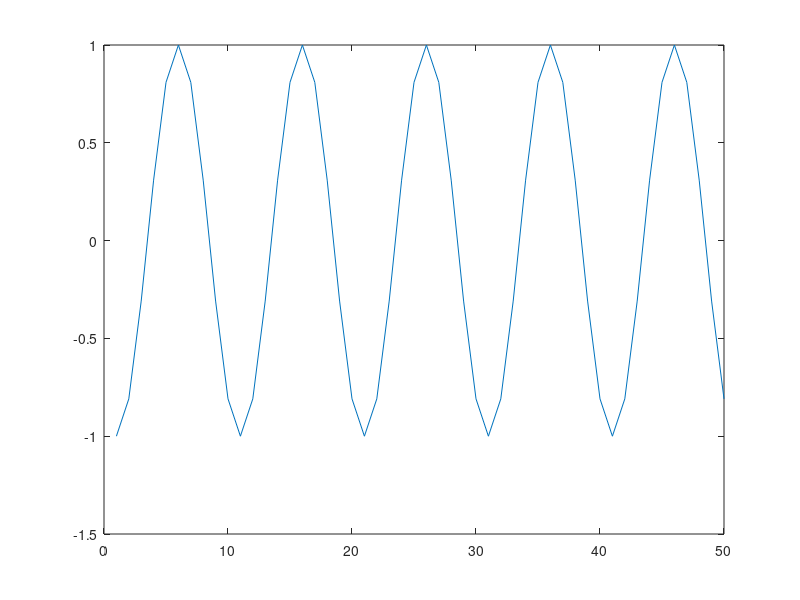
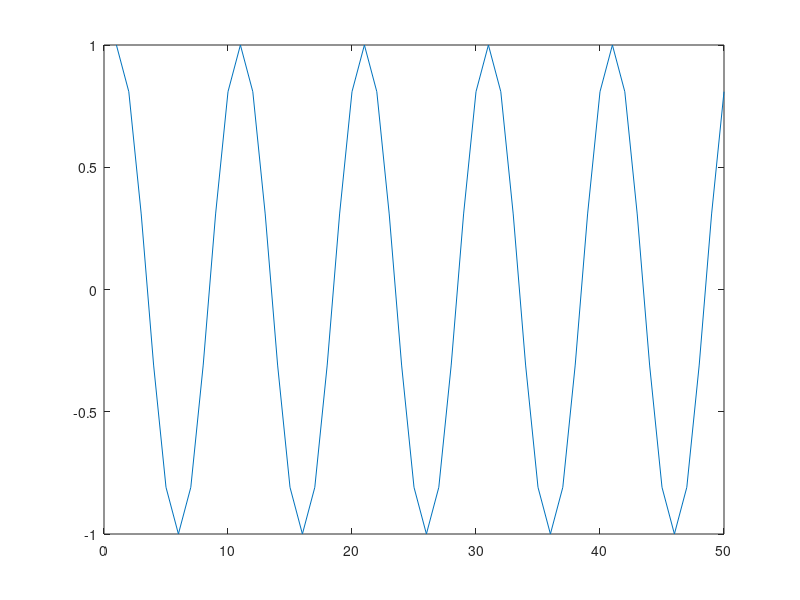

Here is the MATLAB script that generated these plots, in order:
clc;
clear all;
close all;
f=300;
fs=10*f;
N=1000;
n=0:1:N-1;
k=0:1:N-1;
x=cos(2*pi*f*n/fs);
X=fft(x);
x1=ifft(exp(1i*2*pi*5*k/N).*X);
figure;
plot(real(x1(1:50)));
figure;
plot(real(x(1:50)));